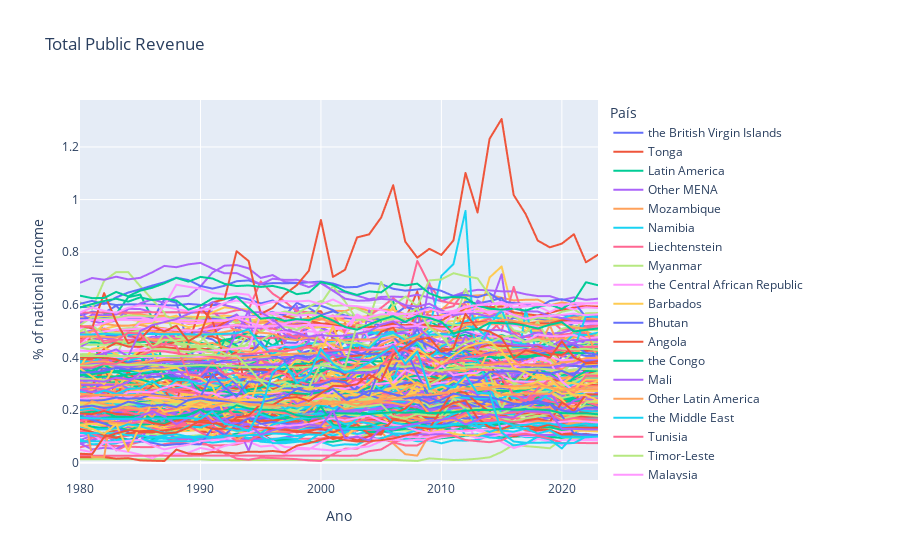

Notebook code cell kept with this figure:
### Markdown cell above
## 1 - Comparando todos os paises

### Code cell
fig = px.line(df_rev, 
              x='ano', 
              y='valor', 
              color='pais', 
              title="Total Public Revenue",
              labels={
                  "valor": "% of national income",
                  "ano": "Ano",
                  "pais": "País"
              })

fig.show()
